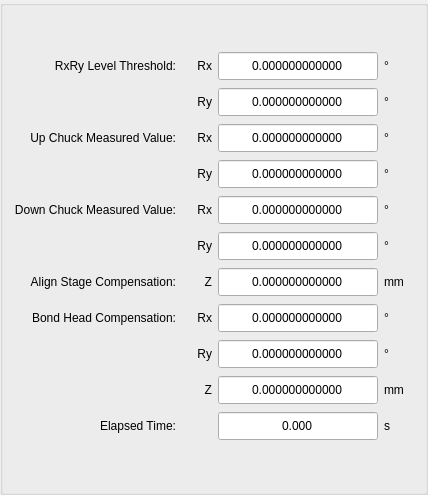
            <widget class="ISTAR::GUI::GroupBox" name="gb_result_4">
             <property name="title">
              <string/>
             </property>
             <layout class="QGridLayout" name="gridLayout_20">
              <property name="topMargin">
               <number>45</number>
              </property>
              <item row="8" column="2">
               <widget class="QDoubleSpinBox" name="dsb_bondHeadCompensationValueRx_coarse">
                <property name="minimumSize">
                 <size>
                  <width>160</width>
                  <height>30</height>
                 </size>
                </property>
                <property name="maximumSize">
                 <size>
                  <width>160</width>
                  <height>30</height>
                 </size>
                </property>
                <property name="alignment">
                 <set>Qt::AlignCenter</set>
                </property>
                <property name="buttonSymbols">
                 <enum>QAbstractSpinBox::NoButtons</enum>
                </property>
                <property name="decimals">
                 <number>12</number>
                </property>
                <property name="minimum">
                 <double>-9999.000000000000000</double>
                </property>
                <property name="maximum">
                 <double>9999.000000000000000</double>
                </property>
               </widget>
              </item>
              <item row="6" column="2">
               <widget class="QDoubleSpinBox" name="dsb_downChuckMeasuredValueRy_coarse">
                <property name="minimumSize">
                 <size>
                  <width>160</width>
                  <height>30</height>
                 </size>
                </property>
                <property name="maximumSize">
                 <size>
                  <width>160</width>
                  <height>30</height>
                 </size>
                </property>
                <property name="alignment">
                 <set>Qt::AlignCenter</set>
                </property>
                <property name="buttonSymbols">
                 <enum>QAbstractSpinBox::NoButtons</enum>
                </property>
                <property name="decimals">
                 <number>12</number>
                </property>
                <property name="minimum">
                 <double>-9999.000000000000000</double>
                </property>
                <property name="maximum">
                 <double>9999.000000000000000</double>
                </property>
               </widget>
              </item>
              <item row="7" column="2">
               <widget class="QDoubleSpinBox" name="dsb_AlignStageCompensationValue_coarse">
                <property name="minimumSize">
                 <size>
                  <width>160</width>
                  <height>30</height>
                 </size>
                </property>
                <property name="maximumSize">
                 <size>
                  <width>160</width>
                  <height>30</height>
                 </size>
                </property>
                <property name="alignment">
                 <set>Qt::AlignCenter</set>
                </property>
                <property name="buttonSymbols">
                 <enum>QAbstractSpinBox::NoButtons</enum>
                </property>
                <property name="decimals">
                 <number>12</number>
                </property>
                <property name="minimum">
                 <double>-9999.000000000000000</double>
                </property>
                <property name="maximum">
                 <double>9999.000000000000000</double>
                </property>
               </widget>
              </item>
              <item row="4" column="2">
               <widget class="QDoubleSpinBox" name="dsb_upChuckMeasuredValueRy_coarse">
                <property name="minimumSize">
                 <size>
                  <width>160</width>
                  <height>30</height>
                 </size>
                </property>
                <property name="maximumSize">
                 <size>
                  <width>160</width>
                  <height>30</height>
                 </size>
                </property>
                <property name="alignment">
                 <set>Qt::AlignCenter</set>
                </property>
                <property name="buttonSymbols">
                 <enum>QAbstractSpinBox::NoButtons</enum>
                </property>
                <property name="decimals">
                 <number>12</number>
                </property>
                <property name="minimum">
                 <double>-9999.000000000000000</double>
                </property>
                <property name="maximum">
                 <double>9999.000000000000000</double>
                </property>
               </widget>
              </item>
              <item row="1" column="3">
               <widget class="QLabel" name="label_161">
                <property name="minimumSize">
                 <size>
                  <width>30</width>
                  <height>30</height>
                 </size>
                </property>
                <property name="maximumSize">
                 <size>
                  <width>30</width>
                  <height>30</height>
                 </size>
                </property>
                <property name="text">
                 <string>°</string>
                </property>
                <property name="alignment">
                 <set>Qt::AlignLeading|Qt::AlignLeft|Qt::AlignVCenter</set>
                </property>
               </widget>
              </item>
              <item row="0" column="1">
               <widget class="QLabel" name="label_89">
                <property name="minimumSize">
                 <size>
                  <width>30</width>
                  <height>30</height>
                 </size>
                </property>
                <property name="maximumSize">
                 <size>
                  <width>30</width>
                  <height>30</height>
                 </size>
                </property>
                <property name="text">
                 <string>Rx</string>
                </property>
                <property name="alignment">
                 <set>Qt::AlignRight|Qt::AlignTrailing|Qt::AlignVCenter</set>
                </property>
               </widget>
              </item>
              <item row="3" column="3">
               <widget class="QLabel" name="label_82">
                <property name="minimumSize">
                 <size>
                  <width>30</width>
                  <height>30</height>
                 </size>
                </property>
                <property name="maximumSize">
                 <size>
                  <width>30</width>
                  <height>30</height>
                 </size>
                </property>
                <property name="text">
                 <string>°</string>
                </property>
                <property name="alignment">
                 <set>Qt::AlignLeading|Qt::AlignLeft|Qt::AlignVCenter</set>
                </property>
               </widget>
              </item>
              <item row="3" column="0">
               <widget class="QLabel" name="label_79">
                <property name="minimumSize">
                 <size>
                  <width>120</width>
                  <height>30</height>
                 </size>
                </property>
                <property name="maximumSize">
                 <size>
                  <width>16777215</width>
                  <height>30</height>
                 </size>
                </property>
                <property name="text">
                 <string>Up Chuck Measured Value:</string>
                </property>
                <property name="alignment">
                 <set>Qt::AlignRight|Qt::AlignTrailing|Qt::AlignVCenter</set>
                </property>
               </widget>
              </item>
              <item row="9" column="3">
               <widget class="QLabel" name="label_88">
                <property name="minimumSize">
                 <size>
                  <width>30</width>
                  <height>30</height>
                 </size>
                </property>
                <property name="maximumSize">
                 <size>
                  <width>30</width>
                  <height>30</height>
                 </size>
                </property>
                <property name="text">
                 <string>°</string>
                </property>
                <property name="alignment">
                 <set>Qt::AlignLeading|Qt::AlignLeft|Qt::AlignVCenter</set>
                </property>
               </widget>
              </item>
              <item row="11" column="3">
               <widget class="QLabel" name="label_154">
                <property name="minimumSize">
                 <size>
                  <width>30</width>
                  <height>30</height>
                 </size>
                </property>
                <property name="maximumSize">
                 <size>
                  <width>30</width>
                  <height>30</height>
                 </size>
                </property>
                <property name="text">
                 <string>s</string>
                </property>
                <property name="alignment">
                 <set>Qt::AlignLeading|Qt::AlignLeft|Qt::AlignVCenter</set>
                </property>
               </widget>
              </item>
              <item row="5" column="1">
               <widget class="QLabel" name="label_95">
                <property name="minimumSize">
                 <size>
                  <width>30</width>
                  <height>30</height>
                 </size>
                </property>
                <property name="maximumSize">
                 <size>
                  <width>30</width>
                  <height>30</height>
                 </size>
                </property>
                <property name="text">
                 <string>Rx</string>
                </property>
                <property name="alignment">
                 <set>Qt::AlignRight|Qt::AlignTrailing|Qt::AlignVCenter</set>
                </property>
               </widget>
              </item>
              <item row="9" column="1">
               <widget class="QLabel" name="label_80">
                <property name="minimumSize">
                 <size>
                  <width>30</width>
                  <height>30</height>
                 </size>
                </property>
                <property name="maximumSize">
                 <size>
                  <width>30</width>
                  <height>30</height>
                 </size>
                </property>
                <property name="text">
                 <string>Ry</string>
                </property>
                <property name="alignment">
                 <set>Qt::AlignRight|Qt::AlignTrailing|Qt::AlignVCenter</set>
                </property>
               </widget>
              </item>
              <item row="5" column="2">
               <widget class="QDoubleSpinBox" name="dsb_downChuckMeasuredValueRx_coarse">
                <property name="minimumSize">
                 <size>
                  <width>160</width>
                  <height>30</height>
                 </size>
                </property>
                <property name="maximumSize">
                 <size>
                  <width>160</width>
                  <height>30</height>
                 </size>
                </property>
                <property name="alignment">
                 <set>Qt::AlignCenter</set>
                </property>
                <property name="buttonSymbols">
                 <enum>QAbstractSpinBox::NoButtons</enum>
                </property>
                <property name="decimals">
                 <number>12</number>
                </property>
                <property name="minimum">
                 <double>-9999.000000000000000</double>
                </property>
                <property name="maximum">
                 <double>9999.000000000000000</double>
                </property>
               </widget>
              </item>
              <item row="7" column="3">
               <widget class="QLabel" name="label_143">
                <property name="minimumSize">
                 <size>
                  <width>30</width>
                  <height>30</height>
                 </size>
                </property>
                <property name="maximumSize">
                 <size>
                  <width>30</width>
                  <height>30</height>
                 </size>
                </property>
                <property name="text">
                 <string>mm</string>
                </property>
                <property name="alignment">
                 <set>Qt::AlignLeading|Qt::AlignLeft|Qt::AlignVCenter</set>
                </property>
               </widget>
              </item>
              <item row="0" column="2">
               <widget class="QDoubleSpinBox" name="dsb_rxRyLevelingThresholdRx_coarse">
                <property name="minimumSize">
                 <size>
                  <width>160</width>
                  <height>30</height>
                 </size>
                </property>
                <property name="maximumSize">
                 <size>
                  <width>160</width>
                  <height>30</height>
                 </size>
                </property>
                <property name="alignment">
                 <set>Qt::AlignCenter</set>
                </property>
                <property name="buttonSymbols">
                 <enum>QAbstractSpinBox::NoButtons</enum>
                </property>
                <property name="decimals">
                 <number>12</number>
                </property>
                <property name="minimum">
                 <double>-9999.000000000000000</double>
                </property>
                <property name="maximum">
                 <double>9999.000000000000000</double>
                </property>
               </widget>
              </item>
              <item row="0" column="0">
               <widget class="QLabel" name="label_81">
                <property name="minimumSize">
                 <size>
                  <width>120</width>
                  <height>30</height>
                 </size>
                </property>
                <property name="maximumSize">
                 <size>
                  <width>16777215</width>
                  <height>30</height>
                 </size>
                </property>
                <property name="text">
                 <string>RxRy Level Threshold:</string>
                </property>
                <property name="alignment">
                 <set>Qt::AlignRight|Qt::AlignTrailing|Qt::AlignVCenter</set>
                </property>
               </widget>
              </item>
              <item row="8" column="1">
               <widget class="QLabel" name="label_86">
                <property name="minimumSize">
                 <size>
                  <width>30</width>
                  <height>30</height>
                 </size>
                </property>
                <property name="maximumSize">
                 <size>
                  <width>30</width>
                  <height>30</height>
                 </size>
                </property>
                <property name="text">
                 <string>Rx</string>
                </property>
                <property name="alignment">
                 <set>Qt::AlignRight|Qt::AlignTrailing|Qt::AlignVCenter</set>
                </property>
               </widget>
              </item>
              <item row="3" column="2">
               <widget class="QDoubleSpinBox" name="dsb_upChuckMeasuredValueRx_coarse">
                <property name="minimumSize">
                 <size>
                  <width>160</width>
                  <height>30</height>
                 </size>
                </property>
                <property name="maximumSize">
                 <size>
                  <width>160</width>
                  <height>30</height>
                 </size>
                </property>
                <property name="alignment">
                 <set>Qt::AlignCenter</set>
                </property>
                <property name="buttonSymbols">
                 <enum>QAbstractSpinBox::NoButtons</enum>
                </property>
                <property name="decimals">
                 <number>12</number>
                </property>
                <property name="minimum">
                 <double>-9999.000000000000000</double>
                </property>
                <property name="maximum">
                 <double>9999.000000000000000</double>
                </property>
               </widget>
              </item>
              <item row="1" column="1">
               <widget class="QLabel" name="label_162">
                <property name="minimumSize">
                 <size>
                  <width>30</width>
                  <height>30</height>
                 </size>
                </property>
                <property name="maximumSize">
                 <size>
                  <width>30</width>
                  <height>30</height>
                 </size>
                </property>
                <property name="text">
                 <string>Ry</string>
                </property>
                <property name="alignment">
                 <set>Qt::AlignRight|Qt::AlignTrailing|Qt::AlignVCenter</set>
                </property>
               </widget>
              </item>
              <item row="6" column="1">
               <widget class="QLabel" name="label_84">
                <property name="minimumSize">
                 <size>
                  <width>30</width>
                  <height>30</height>
                 </size>
                </property>
                <property name="maximumSize">
                 <size>
                  <width>30</width>
                  <height>30</height>
                 </size>
                </property>
                <property name="text">
                 <string>Ry</string>
                </property>
                <property name="alignment">
                 <set>Qt::AlignRight|Qt::AlignTrailing|Qt::AlignVCenter</set>
                </property>
               </widget>
              </item>
              <item row="10" column="2">
               <widget class="QDoubleSpinBox" name="dsb_bondHeadCompensationValueZ_coarse">
                <property name="minimumSize">
                 <size>
                  <width>160</width>
                  <height>30</height>
                 </size>
                </property>
                <property name="maximumSize">
                 <size>
                  <width>160</width>
                  <height>30</height>
                 </size>
                </property>
                <property name="alignment">
                 <set>Qt::AlignCenter</set>
                </property>
                <property name="buttonSymbols">
                 <enum>QAbstractSpinBox::NoButtons</enum>
                </property>
                <property name="decimals">
                 <number>12</number>
                </property>
                <property name="minimum">
                 <double>-9999.000000000000000</double>
                </property>
                <property name="maximum">
                 <double>9999.000000000000000</double>
                </property>
               </widget>
              </item>
              <item row="10" column="1">
               <widget class="QLabel" name="label_140">
                <property name="minimumSize">
                 <size>
                  <width>30</width>
                  <height>30</height>
                 </size>
                </property>
                <property name="maximumSize">
                 <size>
                  <width>30</width>
                  <height>30</height>
                 </size>
                </property>
                <property name="text">
                 <string>Z</string>
                </property>
                <property name="alignment">
                 <set>Qt::AlignRight|Qt::AlignTrailing|Qt::AlignVCenter</set>
                </property>
               </widget>
              </item>
              <item row="7" column="0">
               <widget class="QLabel" name="label_139">
                <property name="minimumSize">
                 <size>
                  <width>120</width>
                  <height>30</height>
                 </size>
                </property>
                <property name="maximumSize">
                 <size>
                  <width>16777215</width>
                  <height>30</height>
                 </size>
                </property>
                <property name="text">
                 <string>Align Stage Compensation:</string>
                </property>
                <property name="alignment">
                 <set>Qt::AlignRight|Qt::AlignTrailing|Qt::AlignVCenter</set>
                </property>
               </widget>
              </item>
              <item row="10" column="3">
               <widget class="QLabel" name="label_142">
                <property name="minimumSize">
                 <size>
                  <width>30</width>
                  <height>30</height>
                 </size>
                </property>
                <property name="maximumSize">
                 <size>
                  <width>30</width>
                  <height>30</height>
                 </size>
                </property>
                <property name="text">
                 <string>mm</string>
                </property>
                <property name="alignment">
                 <set>Qt::AlignLeading|Qt::AlignLeft|Qt::AlignVCenter</set>
                </property>
               </widget>
              </item>
              <item row="11" column="2">
               <widget class="QDoubleSpinBox" name="dsb_runElapsedTime_coarseLeveling">
                <property name="minimumSize">
                 <size>
                  <width>160</width>
                  <height>30</height>
                 </size>
                </property>
                <property name="maximumSize">
                 <size>
                  <width>160</width>
                  <height>30</height>
                 </size>
                </property>
                <property name="alignment">
                 <set>Qt::AlignCenter</set>
                </property>
                <property name="buttonSymbols">
                 <enum>QAbstractSpinBox::NoButtons</enum>
                </property>
                <property name="decimals">
                 <number>3</number>
                </property>
                <property name="minimum">
                 <double>-9999.000000000000000</double>
                </property>
                <property name="maximum">
                 <double>9999.000000000000000</double>
                </property>
               </widget>
              </item>
              <item row="4" column="3">
               <widget class="QLabel" name="label_94">
                <property name="minimumSize">
                 <size>
                  <width>30</width>
                  <height>30</height>
                 </size>
                </property>
                <property name="maximumSize">
                 <size>
                  <width>30</width>
                  <height>30</height>
                 </size>
                </property>
                <property name="text">
                 <string>°</string>
                </property>
                <property name="alignment">
                 <set>Qt::AlignLeading|Qt::AlignLeft|Qt::AlignVCenter</set>
                </property>
               </widget>
              </item>
              <item row="9" column="2">
               <widget class="QDoubleSpinBox" name="dsb_bondHeadCompensationValueRy_coarse">
                <property name="minimumSize">
                 <size>
                  <width>160</width>
                  <height>30</height>
                 </size>
                </property>
                <property name="maximumSize">
                 <size>
                  <width>160</width>
                  <height>30</height>
                 </size>
                </property>
                <property name="alignment">
                 <set>Qt::AlignCenter</set>
                </property>
                <property name="buttonSymbols">
                 <enum>QAbstractSpinBox::NoButtons</enum>
                </property>
                <property name="decimals">
                 <number>12</number>
                </property>
                <property name="minimum">
                 <double>-9999.000000000000000</double>
                </property>
                <property name="maximum">
                 <double>9999.000000000000000</double>
                </property>
               </widget>
              </item>
              <item row="6" column="3">
               <widget class="QLabel" name="label_91">
                <property name="minimumSize">
                 <size>
                  <width>30</width>
                  <height>30</height>
                 </size>
                </property>
                <property name="maximumSize">
                 <size>
                  <width>30</width>
                  <height>30</height>
                 </size>
                </property>
                <property name="text">
                 <string>°</string>
                </property>
                <property name="alignment">
                 <set>Qt::AlignLeading|Qt::AlignLeft|Qt::AlignVCenter</set>
                </property>
               </widget>
              </item>
              <item row="8" column="0">
               <widget class="QLabel" name="label_87">
                <property name="minimumSize">
                 <size>
                  <width>120</width>
                  <height>30</height>
                 </size>
                </property>
                <property name="maximumSize">
                 <size>
                  <width>16777215</width>
                  <height>30</height>
                 </size>
                </property>
                <property name="text">
                 <string>Bond Head Compensation:</string>
                </property>
                <property name="alignment">
                 <set>Qt::AlignRight|Qt::AlignTrailing|Qt::AlignVCenter</set>
                </property>
               </widget>
              </item>
              <item row="5" column="0">
               <widget class="QLabel" name="label_90">
                <property name="minimumSize">
                 <size>
                  <width>120</width>
                  <height>30</height>
                 </size>
                </property>
                <property name="maximumSize">
                 <size>
                  <width>16777215</width>
                  <height>30</height>
                 </size>
                </property>
                <property name="text">
                 <string>Down Chuck Measured Value:</string>
                </property>
                <property name="alignment">
                 <set>Qt::AlignRight|Qt::AlignTrailing|Qt::AlignVCenter</set>
                </property>
               </widget>
              </item>
              <item row="5" column="3">
               <widget class="QLabel" name="label_93">
                <property name="minimumSize">
                 <size>
                  <width>30</width>
                  <height>30</height>
                 </size>
                </property>
                <property name="maximumSize">
                 <size>
                  <width>30</width>
                  <height>30</height>
                 </size>
                </property>
                <property name="text">
                 <string>°</string>
                </property>
                <property name="alignment">
                 <set>Qt::AlignLeading|Qt::AlignLeft|Qt::AlignVCenter</set>
                </property>
               </widget>
              </item>
              <item row="8" column="3">
               <widget class="QLabel" name="label_92">
                <property name="minimumSize">
                 <size>
                  <width>30</width>
                  <height>30</height>
                 </size>
                </property>
                <property name="maximumSize">
                 <size>
                  <width>30</width>
                  <height>30</height>
                 </size>
                </property>
                <property name="text">
                 <string>°</string>
                </property>
                <property name="alignment">
                 <set>Qt::AlignLeading|Qt::AlignLeft|Qt::AlignVCenter</set>
                </property>
               </widget>
              </item>
              <item row="1" column="2">
               <widget class="QDoubleSpinBox" name="dsb_rxRyLevelingThreshold_coarse_2">
                <property name="minimumSize">
                 <size>
                  <width>160</width>
                  <height>30</height>
                 </size>
                </property>
                <property name="maximumSize">
                 <size>
                  <width>160</width>
                  <height>30</height>
                 </size>
                </property>
                <property name="alignment">
                 <set>Qt::AlignCenter</set>
                </property>
                <property name="buttonSymbols">
                 <enum>QAbstractSpinBox::NoButtons</enum>
                </property>
                <property name="decimals">
                 <number>12</number>
                </property>
                <property name="minimum">
                 <double>-9999.000000000000000</double>
                </property>
                <property name="maximum">
                 <double>9999.000000000000000</double>
                </property>
               </widget>
              </item>
              <item row="7" column="1">
               <widget class="QLabel" name="label_141">
                <property name="minimumSize">
                 <size>
                  <width>30</width>
                  <height>30</height>
                 </size>
                </property>
                <property name="maximumSize">
                 <size>
                  <width>30</width>
                  <height>30</height>
                 </size>
                </property>
                <property name="text">
                 <string>Z</string>
                </property>
                <property name="alignment">
                 <set>Qt::AlignRight|Qt::AlignTrailing|Qt::AlignVCenter</set>
                </property>
               </widget>
              </item>
              <item row="4" column="1">
               <widget class="QLabel" name="label_85">
                <property name="minimumSize">
                 <size>
                  <width>30</width>
                  <height>30</height>
                 </size>
                </property>
                <property name="maximumSize">
                 <size>
                  <width>30</width>
                  <height>30</height>
                 </size>
                </property>
                <property name="text">
                 <string>Ry</string>
                </property>
                <property name="alignment">
                 <set>Qt::AlignRight|Qt::AlignTrailing|Qt::AlignVCenter</set>
                </property>
               </widget>
              </item>
              <item row="0" column="3">
               <widget class="QLabel" name="label_83">
                <property name="minimumSize">
                 <size>
                  <width>30</width>
                  <height>30</height>
                 </size>
                </property>
                <property name="maximumSize">
                 <size>
                  <width>30</width>
                  <height>30</height>
                 </size>
                </property>
                <property name="text">
                 <string>°</string>
                </property>
                <property name="alignment">
                 <set>Qt::AlignLeading|Qt::AlignLeft|Qt::AlignVCenter</set>
                </property>
               </widget>
              </item>
              <item row="3" column="1">
               <widget class="QLabel" name="label_96">
                <property name="minimumSize">
                 <size>
                  <width>30</width>
                  <height>30</height>
                 </size>
                </property>
                <property name="maximumSize">
                 <size>
                  <width>30</width>
                  <height>30</height>
                 </size>
                </property>
                <property name="text">
                 <string>Rx</string>
                </property>
                <property name="alignment">
                 <set>Qt::AlignRight|Qt::AlignTrailing|Qt::AlignVCenter</set>
                </property>
               </widget>
              </item>
              <item row="11" column="0">
               <widget class="QLabel" name="label_150">
                <property name="minimumSize">
                 <size>
                  <width>120</width>
                  <height>30</height>
                 </size>
                </property>
                <property name="maximumSize">
                 <size>
                  <width>16777215</width>
                  <height>30</height>
                 </size>
                </property>
                <property name="text">
                 <string>Elapsed Time:</string>
                </property>
                <property name="alignment">
                 <set>Qt::AlignRight|Qt::AlignTrailing|Qt::AlignVCenter</set>
                </property>
               </widget>
              </item>
              <item row="12" column="2">
               <spacer name="verticalSpacer_4">
                <property name="orientation">
                 <enum>Qt::Vertical</enum>
                </property>
                <property name="sizeHint" stdset="0">
                 <size>
                  <width>20</width>
                  <height>40</height>
                 </size>
                </property>
               </spacer>
              </item>
             </layout>
            </widget>
